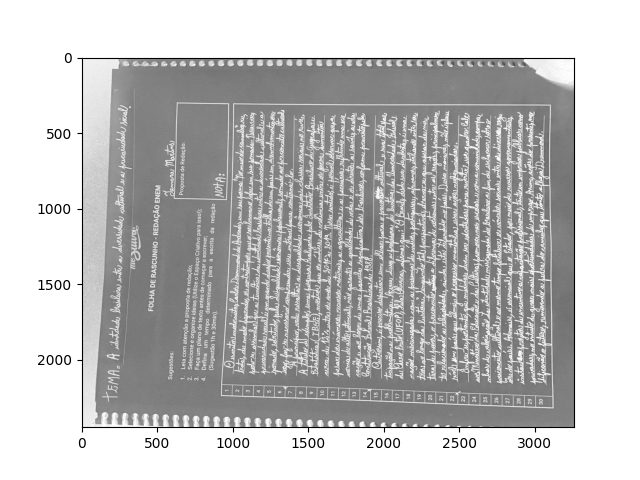
#> input picture binary.png, 640 x 480 px
$ python testimage.py
#> lines starting #> are read from the running program, lines starting #| are printed output that depends on the picture
import cv2

img  = cv2.imread("binary.png")
#> img is the input picture: shape (480, 640, 3); min 0, max 255, mean 189.9

height, width = img.shape[:2]
#> height = 480; width = 640

for i in range(0, height-150):
    for j in range(0, width):
        img[i,j] = [0,0,0]
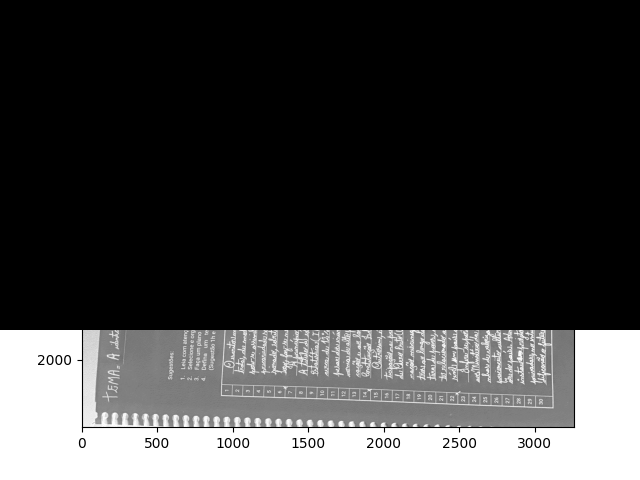
#> img: shape (480, 640, 3); min 0, max 255, mean 61.4

cv2.imshow("binary", img)
cv2.waitKey()
